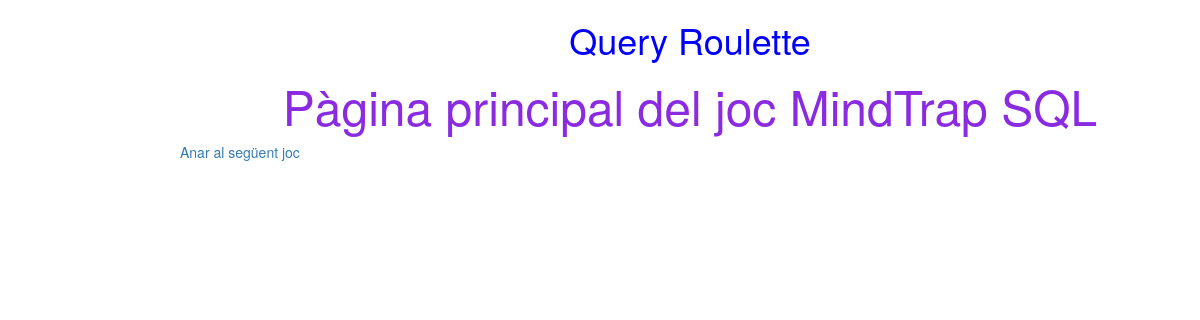
Before: / with the older database file.
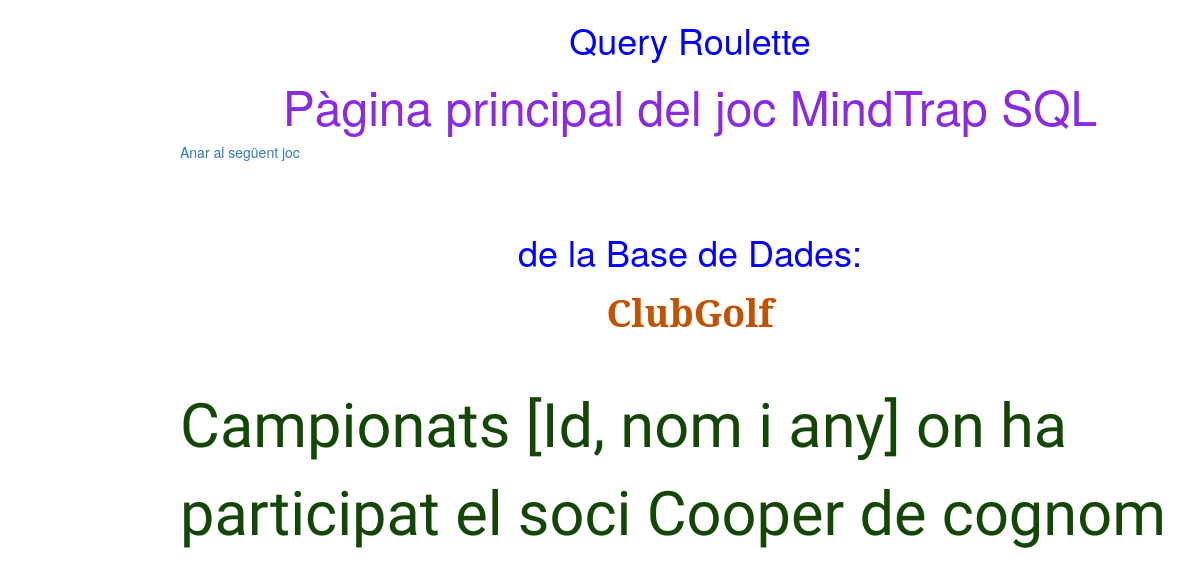
After: the same page with the newer database file.
### ruleta_c/models.py (models this page shows)
class Consultes(models.Model):
    codi = models.IntegerField(primary_key=True)
    pregunta = models.TextField()
    pista = models.TextField()
    base_id = models.ForeignKey(Bases, on_delete=models.CASCADE)
    def __str__(self):
        return self.pregunta

class Bases(models.Model):
    codi = models.IntegerField(primary_key=True)
    nom = models.CharField(max_length = 180)
    def __str__(self):
        return self.nom

### ruleta_c/views.py (the view)
# urls.py: path('', views.query_roulette, name='query_roulette'),
def query_roulette(request):
    numero = random.randint(1,35)
    consulta = Consultes.objects.filter(codi=numero)
    return render(request, 'ruleta_c/query_roulette.html',{'consulta':consulta})

### ruleta_c/templates/ruleta_c/query_roulette.html (shortened to what this page needs)
{% load static %}
<!DOCTYPE html>
    <head>
        <link rel="stylesheet" href="//maxcdn.bootstrapcdn.com/bootstrap/3.2.0/css/bootstrap.min.css">
        <link rel="stylesheet" href="//maxcdn.bootstrapcdn.com/bootstrap/3.2.0/css/bootstrap-theme.min.css">
        <link rel="stylesheet" href="{% static 'css/ruleta_c.css' %}">
    </head>
    <body>
        <header>
            <h1> Query Roulette</h1>
        </header>
        <div>
            <h2> Pàgina principal del joc MindTrap SQL</h2>
        </div>
        <div>
            <p>
                <a href=""> Anar al següent joc</a>
            </p>
            <br>
            <br>
        </div>
        <div>
            {% for cons in consulta %}
                <h1> de la Base de Dades: </h1>
                <h3> <strong> {{cons.base_id}} </strong> </h3>
               <br>
               <br>
                <div class="consulta">
                    {{ cons }}
                </div>
            {% endfor %}
        </div>
    </body>
</html>

### ruleta_c/static/css/ruleta_c.css (style rules this page uses)
h1 { color: #0000FF; }
h2 { color:blueviolet; float: center; font-size: 36pt; }
h3 { color:#C25100; font-family: 'Noto Serif', serif; float: center; font-size: 28pt; }
.consulta { color: #144605; font-family: 'Hachi Maru Pop', cursive; float: center; font-size: 36pt; margin-right: 20px; }
body { padding-left: 15%; }

### ruleta_c/templates/ruleta_c/query_roulette.html (style rules this page uses)
h1 { color: #0000FF; display: flex; justify-content: center; }
h2 { color:blueviolet; display: flex; justify-content: center; font-size: 36pt; }
h3 { color:#C25100; font-family: 'Noto Serif', serif; display: flex; justify-content: center; font-size: 28pt; }
.consulta { color: #144605; font-family: 'Hachi Maru Pop', cursive; display: flex; align-items: center; justify-content: center; font-size: 46pt; margin-right: 20px; }

Changed rows visible on the page:
added Consultes: base_id "ClubGolf", pregunta "Campionats [Id, nom i any] on ha participat el soci Cooper de cognom"
